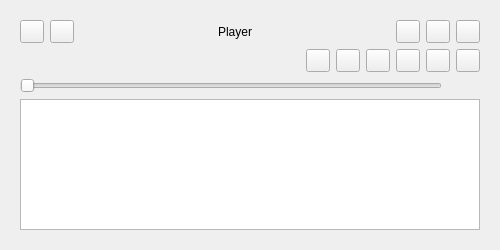
<?xml version="1.0" encoding="UTF-8"?>
<ui version="4.0">
 <class>Widget</class>
 <widget class="QWidget" name="Widget">
  <property name="geometry">
   <rect>
    <x>0</x>
    <y>0</y>
    <width>500</width>
    <height>250</height>
   </rect>
  </property>
  <property name="windowTitle">
   <string>B-Player</string>
  </property>
  <layout class="QGridLayout" name="gridLayout">
   <item row="0" column="0">
    <widget class="QWidget" name="widgetInterface" native="true">
     <layout class="QGridLayout" name="gridLayout_2">
      <item row="3" column="0">
       <layout class="QHBoxLayout" name="durationControlHorizontalLayout">
        <item>
         <widget class="QSlider" name="durationSlider">
          <property name="orientation">
           <enum>Qt::Horizontal</enum>
          </property>
         </widget>
        </item>
        <item>
         <widget class="QLabel" name="durationLabel">
          <property name="minimumSize">
           <size>
            <width>32</width>
            <height>0</height>
           </size>
          </property>
          <property name="text">
           <string/>
          </property>
         </widget>
        </item>
       </layout>
      </item>
      <item row="2" column="0">
       <layout class="QHBoxLayout" name="songControlHorizontalLayout">
        <item>
         <widget class="QLabel" name="songTitleLabel">
          <property name="text">
           <string/>
          </property>
         </widget>
        </item>
        <item>
         <widget class="QToolButton" name="shuffleButton">
          <property name="text">
           <string/>
          </property>
         </widget>
        </item>
        <item>
         <widget class="QToolButton" name="previousSongButton">
          <property name="text">
           <string/>
          </property>
         </widget>
        </item>
        <item>
         <widget class="QToolButton" name="stopButton">
          <property name="text">
           <string/>
          </property>
         </widget>
        </item>
        <item>
         <widget class="QToolButton" name="pauseButton">
          <property name="text">
           <string/>
          </property>
         </widget>
        </item>
        <item>
         <widget class="QToolButton" name="playButton">
          <property name="text">
           <string/>
          </property>
         </widget>
        </item>
        <item>
         <widget class="QToolButton" name="nextSongButton">
          <property name="text">
           <string/>
          </property>
         </widget>
        </item>
       </layout>
      </item>
      <item row="1" column="0">
       <layout class="QHBoxLayout" name="windowPLaylistControlHorizontalLayout">
        <item>
         <layout class="QHBoxLayout" name="playlistControlHorizontalLayout">
          <item>
           <widget class="QToolButton" name="addSongButton">
            <property name="text">
             <string/>
            </property>
           </widget>
          </item>
          <item>
           <widget class="QToolButton" name="removeSongButton">
            <property name="text">
             <string/>
            </property>
           </widget>
          </item>
         </layout>
        </item>
        <item>
         <spacer name="leftHorizontalSpacer">
          <property name="orientation">
           <enum>Qt::Horizontal</enum>
          </property>
          <property name="sizeHint" stdset="0">
           <size>
            <width>40</width>
            <height>20</height>
           </size>
          </property>
         </spacer>
        </item>
        <item>
         <widget class="QLabel" name="windowTitleLabel">
          <property name="text">
           <string>Player</string>
          </property>
         </widget>
        </item>
        <item>
         <spacer name="rightHorizontalSpacer">
          <property name="orientation">
           <enum>Qt::Horizontal</enum>
          </property>
          <property name="sizeHint" stdset="0">
           <size>
            <width>40</width>
            <height>20</height>
           </size>
          </property>
         </spacer>
        </item>
        <item>
         <layout class="QHBoxLayout" name="windowControlHorizontalLayout">
          <item>
           <widget class="QToolButton" name="minimizeWindowButton">
            <property name="text">
             <string/>
            </property>
           </widget>
          </item>
          <item>
           <widget class="QToolButton" name="maximizeWindowButton">
            <property name="text">
             <string/>
            </property>
           </widget>
          </item>
          <item>
           <widget class="QToolButton" name="closeWindowButton">
            <property name="text">
             <string/>
            </property>
           </widget>
          </item>
         </layout>
        </item>
       </layout>
      </item>
      <item row="4" column="0">
       <widget class="QTableView" name="playlistTableView"/>
      </item>
     </layout>
    </widget>
   </item>
  </layout>
 </widget>
 <resources/>
 <connections/>
</ui>
